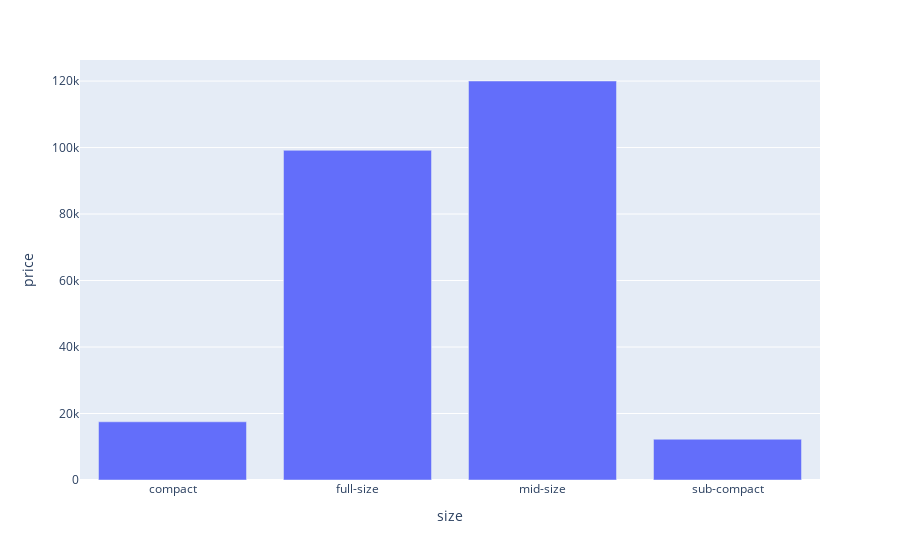

The cell this chart's notebook holds for it:
### Code cell
fig = px.bar(vals, x='size', y='price')
fig.show()

### Figure 1 — Plotly figure (JSON) as saved in the notebook; plotly's stock layout.template omitted (floating-point values rounded to 4 significant figures)
{"data": [{"alignmentgroup": "True", "hovertemplate": "size=%{x}<br>price=%{y}<extra></extra>", "legendgroup": "", "marker": {"color": "#636efa", "pattern": {"shape": ""}}, "name": "", "offsetgroup": "", "orientation": "v", "showlegend": false, "textposition": "auto", "type": "bar", "x": ["compact", "full-size", "mid-size", "sub-compact"], "xaxis": "x", "y": [17510.0, 99170.0, 120000.0, 12270.0], "yaxis": "y"}], "layout": {"autosize": true, "barmode": "relative", "legend": {"tracegroupgap": 0}, "margin": {"t": 60}, "xaxis": {"anchor": "y", "autorange": true, "domain": [0, 1], "range": [-0.5, 3.5], "title": {"text": "size"}, "type": "category"}, "yaxis": {"anchor": "x", "autorange": true, "domain": [0, 1], "range": [0, 126300.0], "title": {"text": "price"}, "type": "linear"}}}
